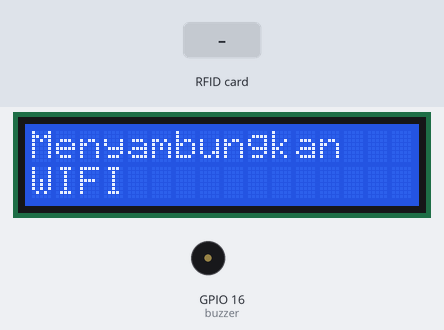
This sketch was run on a simulated ESP8266 (NodeMCU). Shown: 16×2 character LCD, buzzer (waves = sounding, pin HIGH). The test bench sets the inputs (shaded band). WiFi joins after 1.5 s; servers stay silent unless stated; uploads are accepted with an empty reply; what the sketch prints to the serial monitor is not drawn.

Above: at 0.2 s.
At 2.8 s:
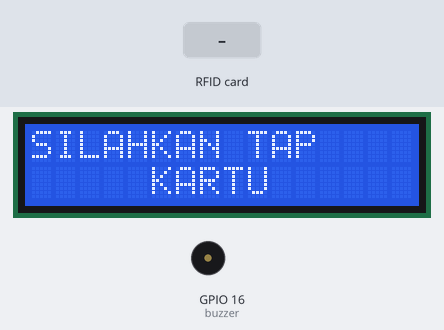
2.9 s: RFID card 12 34 56 78 held to the reader
4.6 s: RFID card 5E 7A 19 C4 held to the reader
Timing chart, 0 to 7.6 s (numbered marks = the images above; inputs shaded):
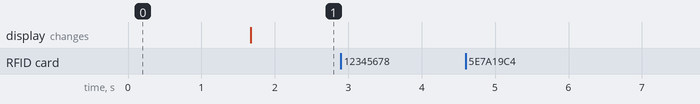

Measured:
- after the input at 2.9 s, every drawn part: stays the same
- after the input at 4.6 s, every drawn part: stays the same

The sketch:

KODE_RFID.ino
```cpp
/*
 * ============================================================
 * Project      : IoT RFID Attendance System
 * Microcontroller : ESP8266 NodeMCU
 *
 * Description:
 * This firmware is developed for an IoT-based attendance system
 * using ESP8266, RFID RC522, and LCD I2C.
 *
 * Features:
 * - RFID card registration
 * - RFID card verification
 * - Attendance check-in and check-out system
 * - WiFi communication with PHP server
 * - MySQL database integration
 * - LCD status display
 * - Buzzer notification feedback
 *
 * Hardware:
 * - ESP8266 NodeMCU
 * - RC522 RFID Module
 * - LCD I2C 16x2
 * - Buzzer
 *
 * Software:
 * - Arduino IDE
 * - ESP8266 Arduino Core
 * - PHP & MySQL Backend
 *
 * Author      : Ziqri
 * Program     : Teknologi Rekayasa Otomasi
 * Year        : 2026
 *
 * ============================================================
 */

#include <ESP8266WiFi.h>
#include <ESP8266HTTPClient.h>
#include <WiFiClient.h>
#include <Wire.h>
#include <LiquidCrystal_I2C.h>
#include <SPI.h>
#include <MFRC522.h>

#define SS_PIN 15   // D8
#define RST_PIN 4   // D2
#define buzzer 16

MFRC522 rfid(SS_PIN, RST_PIN);
LiquidCrystal_I2C lcd(0x27, 16, 2);

const char* ssid = "Redmi13c";
const char* password = "12345678";

String serverName =
"http://10.63.108.99/ziqrimukti/proses_rfid.php";

void standbyLCD()
{
  lcd.clear();
  lcd.setCursor(0, 0);
  lcd.print("SILAHKAN TAP");
  lcd.setCursor(5, 1);
  lcd.print("KARTU");
}

void setup()
{
  Serial.begin(115200);
  pinMode (buzzer, OUTPUT);

  SPI.begin();
  rfid.PCD_Init();
  Wire.begin(4, 5);   // SDA = D2, SCL = D1

  lcd.init();
  lcd.backlight();
  lcd.clear();
  lcd.setCursor(0, 0);
  lcd.print("Menyambungkan");
  lcd.setCursor(0, 1);
  lcd.print("WIFI");

  Serial.println();
  Serial.println("Connecting WiFi...");

  WiFi.begin(ssid, password);

  while (WiFi.status() != WL_CONNECTED)
  {
    delay(500);
    Serial.print(".");
  }

  Serial.println();
  Serial.println("WiFi Connected");
  lcd.clear();
  lcd.setCursor(0, 0);
  lcd.print("TERSAMBUNG");
  lcd.setCursor(0, 1);
  lcd.print("WIFI");
  Serial.println(WiFi.localIP());
  standbyLCD();
}

void loop()
{
  if (!rfid.PICC_IsNewCardPresent())
  {
    return;
  }

  if (!rfid.PICC_ReadCardSerial())
  {
    return;
  }

  String uid = "";

  for (byte i = 0; i < rfid.uid.size; i++)
  {
    if (rfid.uid.uidByte[i] < 0x10)
    {
      uid += "0";
    }

    uid += String(rfid.uid.uidByte[i], HEX);
  }

  uid.toUpperCase();

  Serial.print("UID: ");
  Serial.println(uid);

  if (WiFi.status() == WL_CONNECTED)
  {
    WiFiClient client;
    HTTPClient http;

    http.begin(client, serverName);

    http.addHeader(
      "Content-Type",
      "application/x-www-form-urlencoded"
    );

    String postData = "uid=" + uid;

    int httpCode = http.POST(postData);

    Serial.print("HTTP Code: ");
    Serial.println(httpCode);

    if(httpCode > 0)
    {
      String response = http.getString();
      response.trim();

      if(response == "MASUK")
      {
        Serial.println("ABSEN MASUK BERHASIL");
        lcd.clear();
        lcd.setCursor(0, 0);
        lcd.print("ABSEN MASUK");
        lcd.setCursor(0, 1);
        lcd.print("BERHASIL");
        digitalWrite(buzzer, HIGH);
        delay(100);
        digitalWrite(buzzer, LOW);
        delay(50);
        digitalWrite(buzzer, HIGH);
        delay(100);
        digitalWrite(buzzer, LOW);
        delay(1500);
        standbyLCD();
      }
      else if(response == "PULANG")
      {
        Serial.println("ABSEN PULANG BERHASIL");
        lcd.clear();
        lcd.setCursor(0, 0);
        lcd.print("ABSEN PULANG");
        lcd.setCursor(0, 1);
        lcd.print("BERHASIL");
        digitalWrite(buzzer, HIGH);
        delay(100);
        digitalWrite(buzzer, LOW);
        delay(50);
        digitalWrite(buzzer, HIGH);
        delay(100);
        digitalWrite(buzzer, LOW);
        delay(1500);
        standbyLCD();
      }
      else if(response == "SUDAH_ABSEN")
      {
        Serial.println("ANDA SUDAH ABSEN HARI INI");
        lcd.clear();
        lcd.setCursor(0, 0);
        lcd.print("SUDAH ABSEN");
        delay(1500);
        lcd.setCursor(0, 1);
        lcd.print("HARI INI");
        delay(1500);
        standbyLCD();
      }
      else if(response == "BELUM_TERDAFTAR")
      {
        Serial.println("KARTU TIDAK TERDAFTAR");
        lcd.clear();
        lcd.setCursor(0, 0);
        lcd.print("KARTU TIDAK");
        lcd.setCursor(0, 1);
        lcd.print("TERDAFTAR");
        delay(1500);
        standbyLCD();
      }
      else
      {
        Serial.print("SERVER: ");
        Serial.println(response);
      }
    }
    else
    {
      Serial.println("GAGAL KONEK KE SERVER");
      lcd.clear();
      lcd.setCursor(0, 0);
      lcd.print("GAGAL KONEK");
      lcd.setCursor(0, 1);
      lcd.print("KE SERVER");
      delay(1500);
      standbyLCD();
    }

    http.end();
  }

  rfid.PICC_HaltA();
  rfid.PCD_StopCrypto1();

  delay(2000);
}
```
